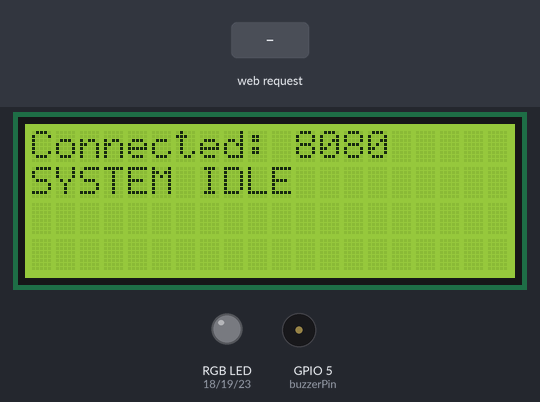
Simulated run of this sketch. Board: ESP32. On the bench: 20×4 character LCD, an RGB LED mixed from three pins (HIGH = lit), buzzer (waves = sounding, pin HIGH). The test bench sets the inputs (shaded band). WiFi joins after 1.5 s; servers stay silent unless stated.

Above: at 5.3 s.
5.4 s: HTTP request GET /alarm/on received
At 6.48 s:
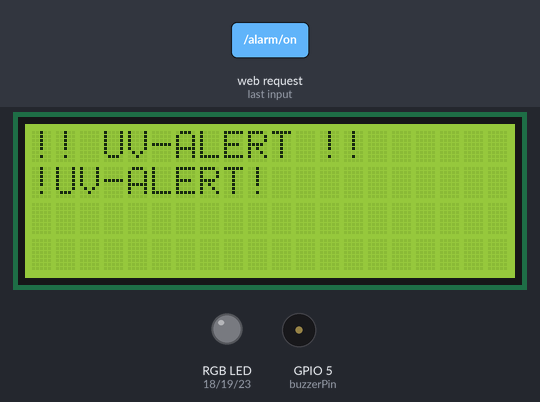
7.0 s: HTTP request GET /alarm/off received
At 8.2 s:
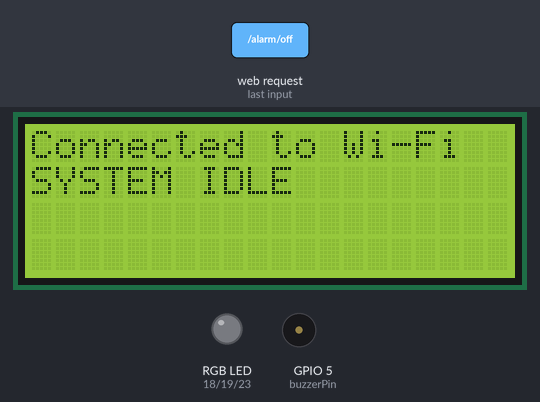
8.5 s: HTTP request GET /setmessage?msg=PASTE_ME received
At 9.4 s:
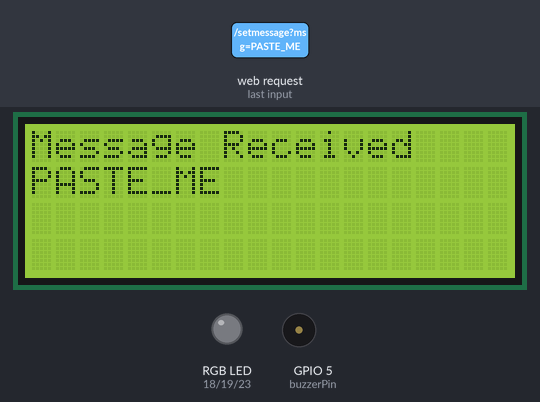
10.0 s: HTTP request GET /setmessage?msg=1 received
At 10.3 s:
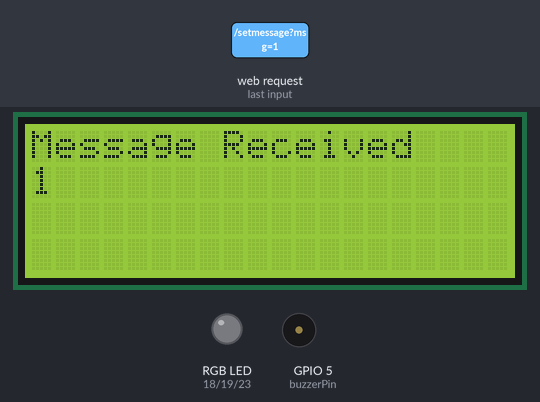
11.5 s: HTTP request GET /alarm/on?msg=PASTE_ME received
At 12.27 s:
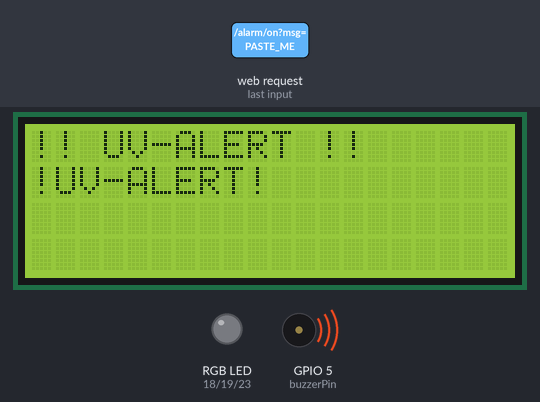
13.2 s: HTTP request GET /alarm/off?msg=PASTE_ME received
At 14.2 s:
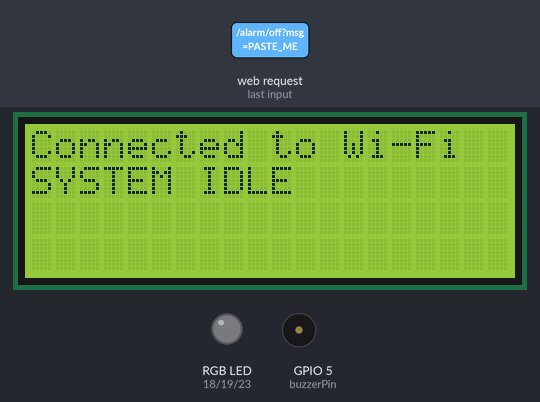
Timing chart, 0 to 15.7 s (numbered marks = the images above; inputs shaded):
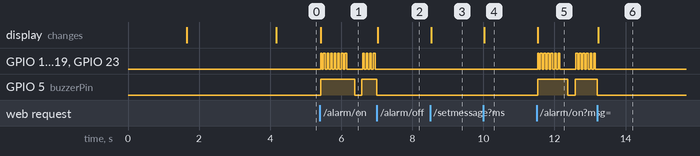

Measured:
- after the input at 5.4 s, GPIO 18 (ledR), GPIO 19 (ledG), GPIO 23 (ledB): goes HIGH 0.02 s, 7 × (LOW 0.05 s, HIGH 0.05 s), LOW 0.45 s, 3 × (HIGH 0.05 s, LOW 0.05 s), HIGH 0.05 s, then LOW, starting at once; GPIO 5 (buzzerPin): LOW → HIGH at once, → LOW 0.95 s later, → HIGH 0.20 s later; the display: changes at once (image 1)
- after the input at 7.0 s, GPIO 18 (ledR), GPIO 19 (ledG), GPIO 23 (ledB): stops changing and stays LOW; the display: changes at once (image 2)
- after the input at 8.5 s, the display: changes at once (image 3)
- after the input at 10.0 s, the display: changes at once (image 4)
- after the input at 11.5 s, GPIO 18 (ledR), GPIO 19 (ledG), GPIO 23 (ledB): goes HIGH 0.02 s, 6 × (LOW 0.05 s, HIGH 0.05 s), LOW 0.45 s, 5 × (HIGH 0.05 s, LOW 0.05 s), HIGH 0.05 s, then LOW, starting at once; GPIO 5 (buzzerPin): LOW → HIGH at once, → LOW 0.85 s later, → HIGH 0.20 s later; the display: changes at once (image 5)
- after the input at 13.2 s, GPIO 18 (ledR), GPIO 19 (ledG), GPIO 23 (ledB): stops changing and stays LOW; the display: changes at once (image 6)

The sketch:

MyAlarmProject.ino
```cpp
#include <WiFi.h>
#include <WiFiMulti.h>
#include <Wire.h>
#include <LiquidCrystal_I2C.h>
#include "web_server.h"

// Wi-Fi Multi Configuration (Multiple networks)
WiFiMulti wifiMulti;

// Hardware Pins
const int buzzerPin = 5;
const int ledR = 18, ledG = 19, ledB = 23;
const int i2cSDA = 21, i2cSCL = 22;

LiquidCrystal_I2C lcd(0x27, 20, 4);

WebServer server(8080); // Using Port 8080

bool alarmActive = false;
String customMessage = "SYSTEM IDLE";
String currentBuilding = "";

// Tracks alert screen state
bool alertDisplayShown = false;
String lastDisplayedBuilding = "";

// --- NDRRMC TIMING PATTERN ---
// Pattern: 800ms ON, 200ms OFF (repeated 3x), then 1500ms OFF
const int alertPattern[] = {800, 200, 800, 200, 800, 1500};
const int alertPatternLength = 6;
int alertPatternIndex = 0;
unsigned long lastPatternStepTime = 0;

void setRGB(uint8_t r, uint8_t g, uint8_t b) {
  ledcWrite(ledR, r);
  ledcWrite(ledG, g);
  ledcWrite(ledB, b);
}

void ledOff() {
  setRGB(0, 0, 0);
}

void setRGBForBuilding(const String &building) {
  struct BuildingColor { const char* name; uint8_t r, g, b; };
  static BuildingColor colors[] = {
    {"Administration Building", 255, 0, 0},
    {"Inday Pining Building",   0, 255, 0},
    {"Inday Teresing Building", 0, 0, 255},
    {"Inday Teresita Building", 255, 255, 0},
    {"Don Vincente Building",   255, 0, 255},
    {"Gymnasium",               0, 255, 255},
  };
  for (auto &b : colors) {
    if (building == b.name) { setRGB(b.r, b.g, b.b); return; }
  }
  setRGB(255, 255, 255); // fallback: unknown/unset building = white
}

void updateScreen(const String& line1, const String& line2, const String& line3, const String& line4) {
  lcd.clear();
  lcd.setCursor(0, 0); lcd.print(line1.substring(0, 20));
  lcd.setCursor(0, 1); lcd.print(line2.substring(0, 20));
  lcd.setCursor(0, 2); lcd.print(line3.substring(0, 20));
  lcd.setCursor(0, 3); lcd.print(line4.substring(0, 20));
}

void showAlertScreen(const String &building) {
  String line3 = building;
  String line4 = "";

  if (building.length() > 20) {
    int splitIndex = building.lastIndexOf(' ', 20);
    if (splitIndex == -1) splitIndex = 20;
    line3 = building.substring(0, splitIndex);
    line4 = building.substring(splitIndex + 1);
  }

  updateScreen("!! UV-ALERT !!", customMessage, line3, line4);
}

void setup() {
  Serial.begin(115200);

  pinMode(buzzerPin, OUTPUT);
  digitalWrite(buzzerPin, LOW);

  ledcAttach(ledR, 5000, 8);
  ledcAttach(ledG, 5000, 8);
  ledcAttach(ledB, 5000, 8);
  ledOff();

  Wire.begin(i2cSDA, i2cSCL);
  lcd.init();
  lcd.backlight();

  updateScreen("Connecting to Wi-Fi", "Please wait...", "", "");

  WiFi.mode(WIFI_STA);

  // --- YOUR MULTIPLE NETWORKS CONFIGURATION ---
  wifiMulti.addAP("Kent", "Kentoyixd");                     // 1st Network
  wifiMulti.addAP("NATNAT-2.4G", "incorrect712");             // 2nd Network
  wifiMulti.addAP("THIRD_SSID_PLACEHOLDER", "THIRD_PASSWORD");// 3rd Network (Placeholder)

  // Try connecting until one of the networks becomes available
  while (wifiMulti.run() != WL_CONNECTED) {
    delay(500);
    Serial.print(".");
  }

  String ipLine = WiFi.localIP().toString() + ":8080";
  updateScreen("Connected!", "IP in VS Code:", ipLine, "");
  delay(2500);

  setupWebServer();
  updateScreen("Connected: 8080", customMessage, "", "");
}

void loop() {
  // Checks if connection drops mid-runtime and attempts to reconnect via Multi
  if (wifiMulti.run() != WL_CONNECTED) {
    Serial.println("WiFi disconnected! Reconnecting...");
  }

  server.handleClient();
  pollFirebaseAlarm();

  if (alarmActive) {
    unsigned long currentMillis = millis();

    // 1. Update the screen ONCE per alert trigger
    if (!alertDisplayShown || lastDisplayedBuilding != currentBuilding) {
      showAlertScreen(currentBuilding);
      lastDisplayedBuilding = currentBuilding;
      alertDisplayShown = true;

      // Reset the alarm rhythm so it always starts cleanly on a fresh beep
      alertPatternIndex = 0;
      lastPatternStepTime = currentMillis;
    }

    // 2. Advance the rhythm pattern based on millis()
    if (currentMillis - lastPatternStepTime >= alertPattern[alertPatternIndex]) {
      lastPatternStepTime = currentMillis;
      alertPatternIndex = (alertPatternIndex + 1) % alertPatternLength;
    }

    // Even indexes (0, 2, 4) in our array represent the ON state. Odd indexes are OFF.
    bool isBeeping = (alertPatternIndex % 2 == 0);

    if (isBeeping) {
      // ACTIVE BUZZER: Just turn it on solid HIGH during the 800ms burst
      digitalWrite(buzzerPin, HIGH);

      // Keep the intense 50ms strobe effect on the LEDs for visual panic
      bool strobeHigh = ((currentMillis / 50) % 2 == 0);
      if (strobeHigh) {
        setRGBForBuilding(currentBuilding);
      } else {
        ledOff();
      }
    } else {
      // Silence during the OFF periods of the rhythm
      digitalWrite(buzzerPin, LOW);
      ledOff();
    }

  } else {
    // Alarm is completely off
    digitalWrite(buzzerPin, LOW);
    ledOff();
    alertDisplayShown = false;
  }
}
```

web_server.h
```cpp
#pragma once
#include <WebServer.h>
#include <HTTPClient.h>
#include <WiFiClientSecure.h>
#include <ArduinoJson.h> // Library Manager > "ArduinoJson" by Benoit Blanchon

extern WebServer server;
extern bool alarmActive;
extern String customMessage;
extern String currentBuilding;
extern const int buzzerPin;

void updateScreen(const String &line1, const String &line2, const String &line3 = "", const String &line4 = "");
void setRGB(uint8_t r, uint8_t g, uint8_t b);
void ledOff();
void setRGBForBuilding(const String &building);

// ============================================================
// Fill this in with your Firebase Realtime Database URL, e.g.
// "https://uvalert-1234-default-rtdb.firebaseio.com"
// (Project settings > Realtime Database, same value as
// databaseURL in js/config.js on the web app.)
// ============================================================
static const char *FIREBASE_DB_URL = "https://uv-main-alert-default-rtdb.asia-southeast1.firebasedatabase.app/";

// How often the board checks Firebase for a new alert, in ms.
static const unsigned long FIREBASE_POLL_INTERVAL = 2000;
static unsigned long lastFirebasePoll = 0;

// Tracks the alertId currently driving the buzzer/LED so we don't
// re-trigger on every poll while the same alert is still active.
static String lastHandledAlertId = "";

// Helper to add CORS headers so the dashboard (or Live Server while
// developing) is allowed to connect to the local endpoints below.
inline void setCorsHeaders()
{
  server.sendHeader("Access-Control-Allow-Origin", "*");
  server.sendHeader("Access-Control-Allow-Methods", "GET, POST, OPTIONS");
  server.sendHeader("Access-Control-Allow-Headers", "*");
}

inline void handleOptions()
{
  setCorsHeaders();
  server.send(204);
}

inline void handleAlarmOn()
{
  setCorsHeaders();
  alarmActive = true;
  customMessage = "!UV-ALERT!";
  currentBuilding = ""; // manual trigger has no building context
  server.send(200, "text/plain", "Alarm Triggered");
}

inline void handleAlarmOff()
{
  setCorsHeaders();
  alarmActive = false;
  digitalWrite(buzzerPin, LOW);
  ledOff();
  customMessage = "SYSTEM IDLE";
  currentBuilding = "";
  updateScreen("Connected to Wi-Fi", customMessage, "", "");
  server.send(200, "text/plain", "Alarm Silenced");
}

inline void handleSetMessage()
{
  setCorsHeaders();
  if (server.hasArg("msg"))
  {
    customMessage = server.arg("msg");
    alarmActive = false;
    digitalWrite(buzzerPin, LOW);
    ledOff();
    currentBuilding = "";
    updateScreen("Message Received", customMessage, "", "");
    server.send(200, "text/plain", "Message Displayed");
  }
  else
  {
    server.send(400, "text/plain", "Missing msg parameter");
  }
}

inline void setupWebServer()
{
  // Catch pre-flight requests from the browser
  server.on("/alarm/on", HTTP_OPTIONS, handleOptions);
  server.on("/alarm/off", HTTP_OPTIONS, handleOptions);
  server.on("/setmessage", HTTP_OPTIONS, handleOptions);

  // Local endpoint routes — used by the dashboard's manual controls
  // and for testing on-site without depending on Firebase.
  server.on("/alarm/on", HTTP_GET, handleAlarmOn);
  server.on("/alarm/off", HTTP_GET, handleAlarmOff);
  server.on("/setmessage", HTTP_GET, handleSetMessage);

  server.begin();
}

// ============================================================
// Firebase polling — this is what makes the alarm fire on its own
// whenever a student sends an alert, with no browser needing to be
// open. Call pollFirebaseAlarm() once per loop() from your main sketch.
// ============================================================
inline void pollFirebaseAlarm()
{
  unsigned long now = millis();
  if (now - lastFirebasePoll < FIREBASE_POLL_INTERVAL)
    return;
  lastFirebasePoll = now;

  if (String(FIREBASE_DB_URL) == "PASTE_ME")
    return; // not configured yet
  if (WiFi.status() != WL_CONNECTED)
    return;

  WiFiClientSecure client;
  client.setInsecure(); // MVP-level TLS: skips cert validation. See README for hardening notes.

  HTTPClient https;
  String url = String(FIREBASE_DB_URL) + "/alarm.json";
  if (!https.begin(client, url))
    return;

  int code = https.GET();
  if (code == 200)
  {
    String payload = https.getString();
    StaticJsonDocument<384> doc; // bumped from 256 to fit the added "building" field
    if (deserializeJson(doc, payload) == DeserializationError::Ok && !doc.isNull())
    {
      bool active = doc["active"] | false;
      String alertId = doc["alertId"] | "";
      String message = doc["message"] | "!UV-ALERT!";
      String building = doc["building"] | "";

      if (active && alertId != lastHandledAlertId)
      {
        // New alert we haven't reacted to yet.
        alarmActive = true;
        customMessage = message;
        currentBuilding = building;
        lastHandledAlertId = alertId;
      }
      else if (!active && alarmActive && alertId == lastHandledAlertId)
      {
        // Security (or the student) resolved the alert this board was reacting to.
        alarmActive = false;
        digitalWrite(buzzerPin, LOW);
        ledOff();
        customMessage = "SYSTEM IDLE";
        currentBuilding = "";
        updateScreen("Connected to Wi-Fi", customMessage, "", "");
        lastHandledAlertId = "";
      }
    }
  }
  https.end();
}
```
